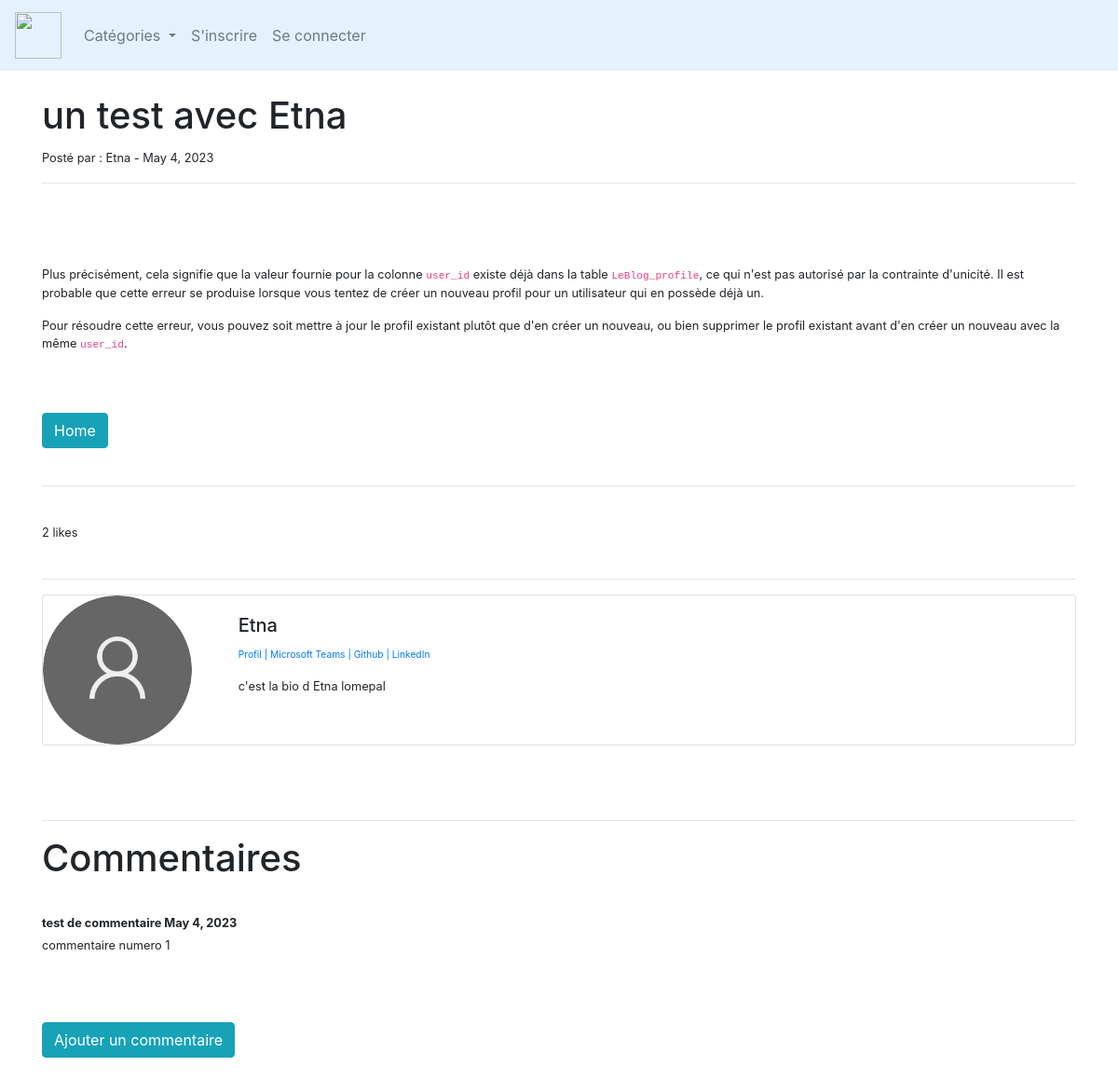
The page /post/26 on the database as committed earlier.
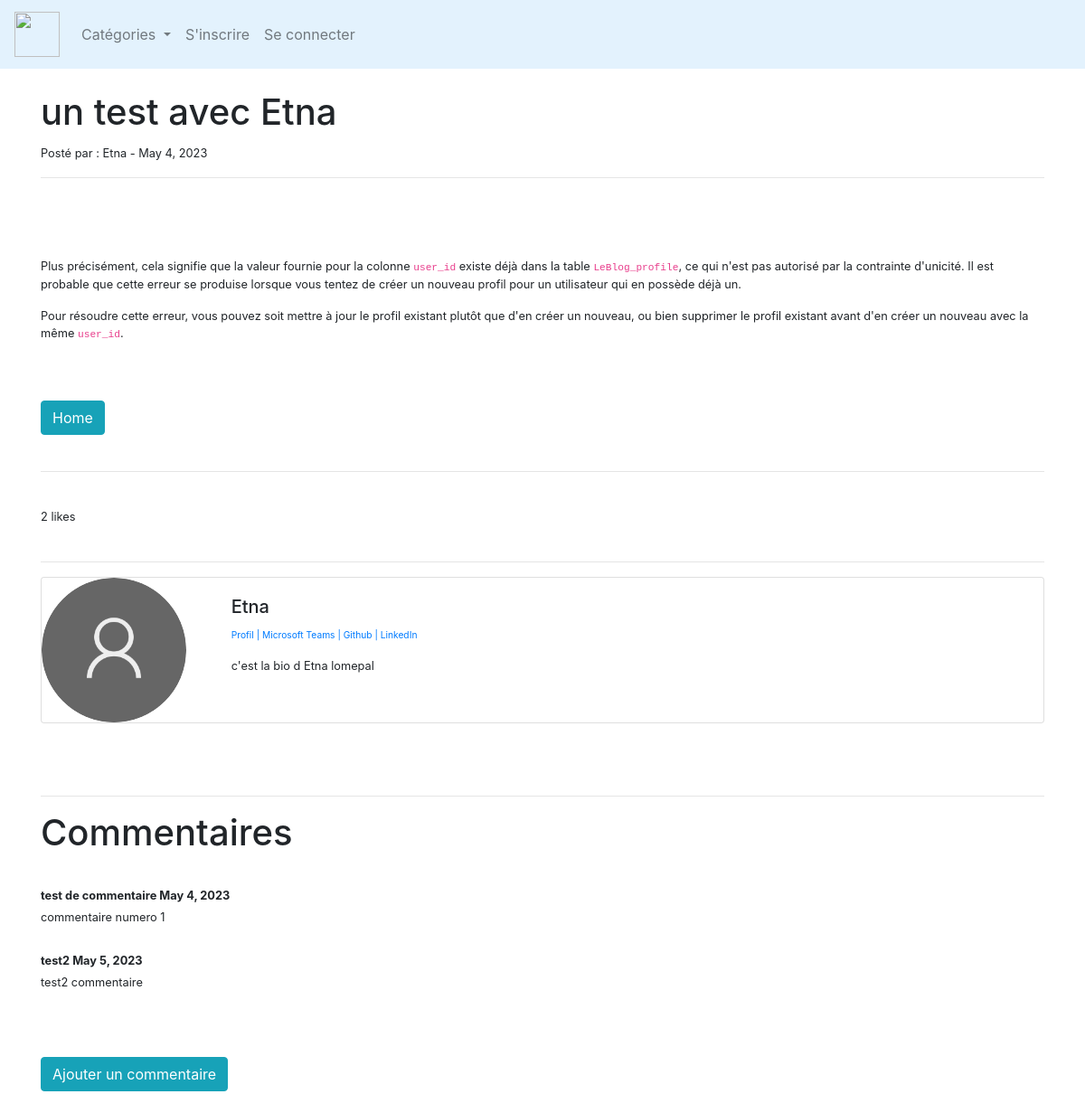
The same page on the database as committed later.
### LeBlog/models.py (models this page shows, shortened)
class Comment(models.Model):
    post = models.ForeignKey(Post, related_name= "comments", on_delete=models.CASCADE)
    name = models.CharField(max_length=255)
    body = models.TextField()
    date_added = models.DateField(auto_now_add=True)

### LeBlog/views.py (the view)
# urls.py: path('post/<int:pk>', PostDetailView.as_view(), name="post-details"),
class PostDetailView(DetailView):
    model = Post
    template_name = 'post_details.html'
    def get_context_data(self, *args, **kwargs):
        cat_menu = Categorie.objects.all()
        context = super(PostDetailView, self).get_context_data(*args, **kwargs)
        stuff = get_object_or_404(Post, id=self.kwargs['pk'])
        total_likes = stuff.total_likes()
        liked = False
        if stuff.likes.filter(id=self.request.user.id).exists():
            liked = True
        context["cat_menu"] = cat_menu
        context["total_likes"] = total_likes
        context["liked"] = liked
        return context

### LeBlog/models.py (called while the page is built)
        def __str__(self):
            return self.name

        def total_likes(self):
                return self.likes.count()

### LeBlog/templates/post_details.html (shortened to what this page needs)
{% extends 'base.html' %}
{% load static %}
{% block content %}
<h1>{{post.title}}</h1>
<small>Posté par : {{post.author}} -
    {{ post.post_date }}
<hr>
<br/>
<br/><br/>
{{post.body|safe}}
<br/><br/>
<a href="{% url 'home' %}" class="btn btn-info">Home</a>
<br/><br/>
<hr>
<br/>
<form action="{% url 'like_post' post.pk %}" method="POST">
     {{ total_likes }} likes
</form>
<br/>
<hr>
<div class="card mb-3">
  <div class="row g-0">
    <div class="col-md-2">
        {% if post.author.profile.profile_pic %}
      <img src=" {{post.author.profile.profile_pic.url}}" class="img-fluid rounded-start rounded-circle"   >
        {% else %}
        <img src=" {% static 'leBlog/images/Windows_10_Default_Profile_Picture.svg.png' %}" class="img-fluid rounded-start rounded-circle"   >
        {% endif %}
    </div>
    <div class="col-md-10">
      <div class="card-body">
        <h5 class="card-title">{{post.author}}</h5>
          <p class="small text-muted">
              <a href="{% url 'show_profile_page' post.author.profile.id %}">
                  Profil
              </a>
              {% if post.author.profile.microsoft_teams_url %}
              <a href="{{post.author.profile.microsoft_teams_url}}">| Microsoft Teams |</a>
              {% endif %}
              {% if post.author.profile.github_url %}
              <a href="{{post.author.profile.github_url}}">Github |</a>
              {% endif %}
              {% if post.author.profile.linkedin_url %}
              <a href="{{post.author.profile.linkedin_url}}">LinkedIn </a>
              {% endif %}
          </p>
        <p class="card-text">{{post.author.profile.bio}}</p>
      </div>
    </div>
  </div>
</div>
<br/><br/>
<hr>
<h1>Commentaires</h1>
<br/>
{% if not post.comments.all %}
    Aucun commentaire
{% else %}
    {% for comment in post.comments.all %}
    <strong>
        {{ comment.name }}
        {{ comment.date_added }}
    </strong>
    <br/>
    {{ comment.body }}
<br/><br/>
    {% endfor %}
{% endif %}
<br/><br/>
<a href="{% url 'add_comment' post.pk %}" class="btn btn-info">Ajouter un commentaire</a>
<br/><br/>
{% endblock %}

Rows that differ between the two databases and show on the page:
added Comment: name "test2", date_added "May 5, 2023", body "test2 commentaire"
